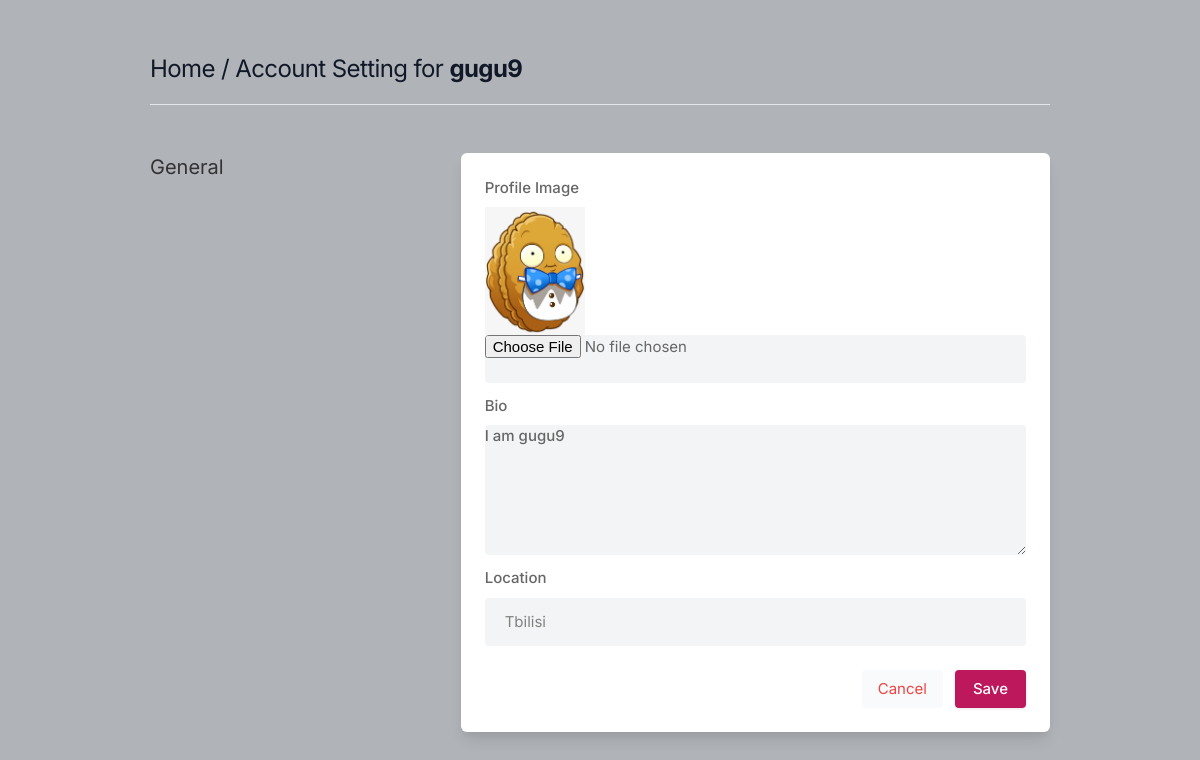
Before: /settings (signed in) with the older database file.
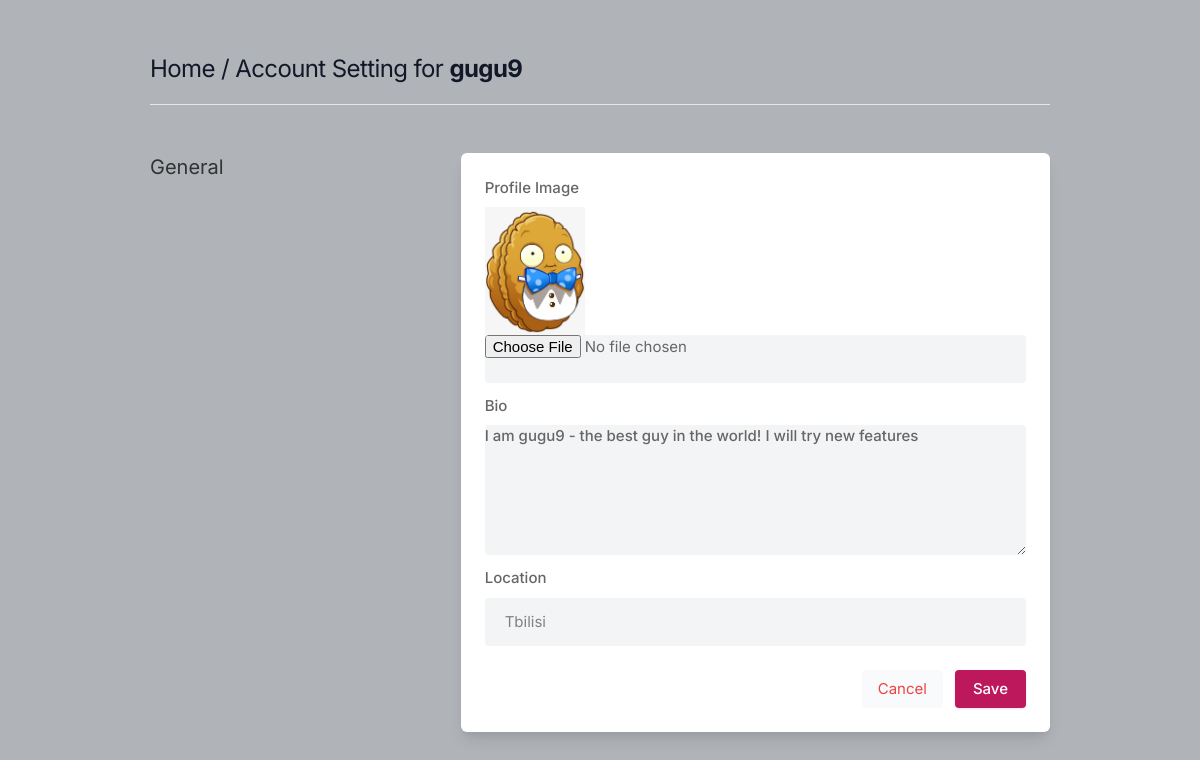
After: the same page with the newer database file.
### my_app/models.py (models this page shows, shortened)
class Profile(models.Model):
    user = models.ForeignKey(User, on_delete=models.CASCADE)
    id_user = models.IntegerField()
    bio = models.TextField(blank=True)
    profileimg = models.ImageField(upload_to='profile_images', default='default-profile-picture.png')
    location = models.CharField(max_length=200, blank=True)

### my_app/views.py (the view, shortened to what this page needs)
# urls.py: path('settings', views.settings, name="settings"),
@login_required(login_url='signin')
def settings(request):
    user_profile = Profile.objects.get(user=request.user)
    context = {
        'user_profile':  user_profile,
    }
    return render(request, 'settings.html', context)

### templates/settings.html (shortened to what this page needs)
{% load static %}
<!DOCTYPE html>
<html lang="en">
<head>
    <link rel="stylesheet" href="{% static 'assets/css/icons.css' %}">
    <link rel="stylesheet" href="{% static 'assets/css/uikit.css' %}">
    <link rel="stylesheet" href="{% static 'assets/css/style.css' %}">
    <link rel="stylesheet" href="{% static 'assets/css/tailwind.css' %}">
</head>
<body>
            <div class="container m-auto">
                <h1 class="text-2xl leading-none text-gray-900 tracking-tight mt-3"><a href="/">Home</a> / Account Setting for <b>{{user.username}}</b> </h1>
                <br>
                <hr>
                <div class="grid lg:grid-cols-3 mt-12 gap-8">
                    <div>
                        <h3 class="text-xl mb-2"> General</h3>
                    </div>
                    <div class="bg-white rounded-md lg:shadow-lg shadow col-span-2">
                    <form action="" method="POST" enctype="multipart/form-data">
                       <div class="grid grid-cols-2 gap-3 lg:p-6 p-4">
                            <div class="col-span-2">
                                <label for=""> Profile Image</label>
                                <img width="100" height="100" src="{{user_profile.profileimg.url}}" />
                                <input type="file" name="image" value="" class="shadow-none bg-gray-100">
                            </div>
                            <div class="col-span-2">
                                <label for="about">Bio</label>
                                <textarea id="about" name="bio" rows="3"  class="shadow-none bg-gray-100">{{user_profile.bio}}</textarea>
                            </div>
                            <div class="col-span-2">
                                <label for=""> Location</label>
                                <input type="text" name="location" value="{{user_profile.location}}" class="shadow-none bg-gray-100">
                            </div>
                       </div>
                       <div class="bg-gray-10 p-6 pt-0 flex justify-end space-x-3">
                           <button class="p-2 px-4 rounded bg-gray-50 text-red-500"> <a href={% url 'main' %}>Cancel</a> </button>
                           <button type="submit" class="button bg-blue-700"> Save </button>
                       </div>
                    </form>
                    </div>
                    </div>
                    <br>
                </div>
</body>
</html>

Changed rows visible on the page:
changed Profile "Tbilisi": bio "I am gugu9" → "I am gugu9 - the best guy in the world! I will try new features"
